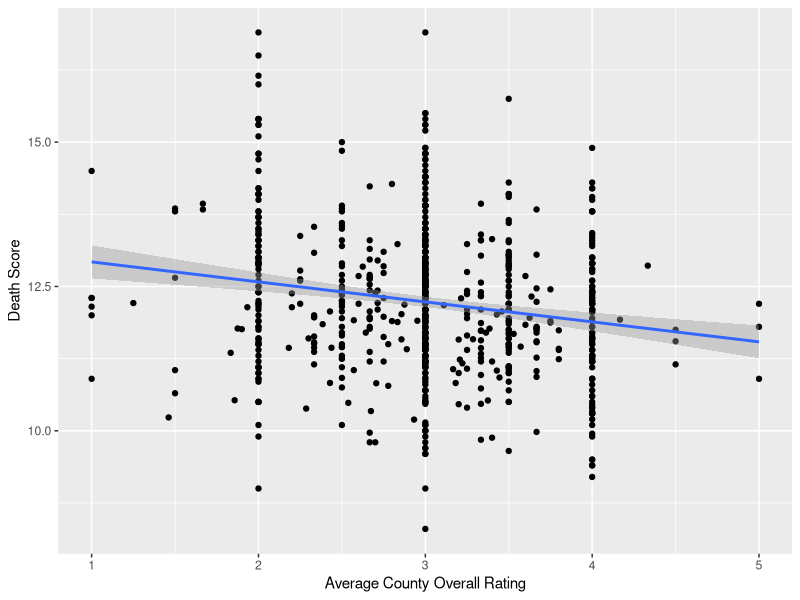
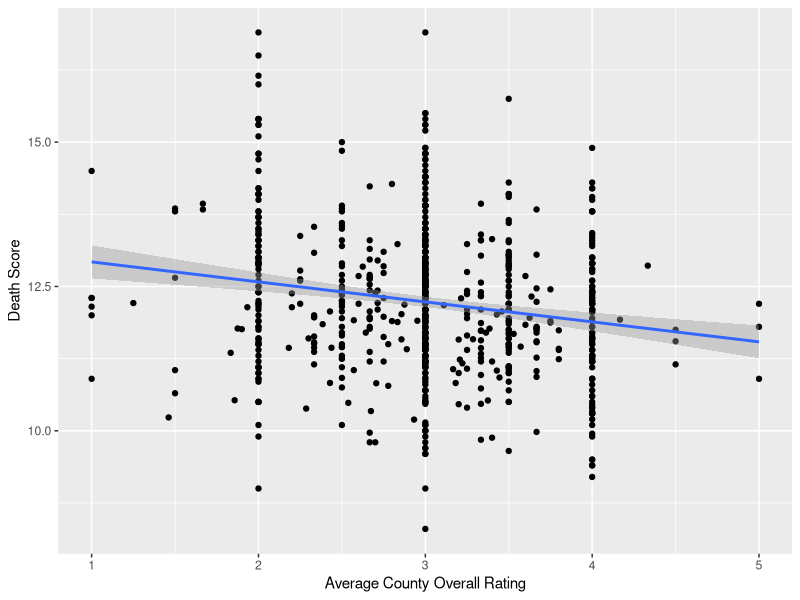
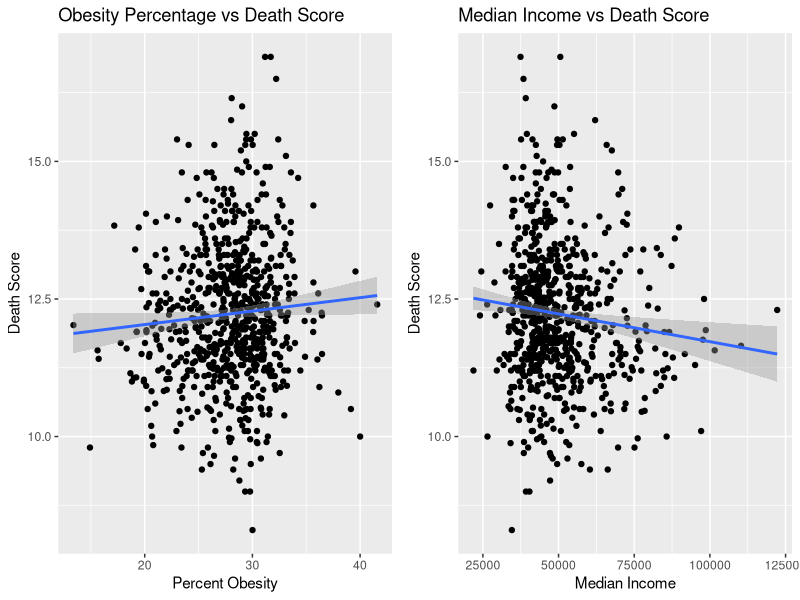

Generate these figures, in order, with R:
## ---- chunk 1
knitr::opts_chunk$set(echo = FALSE)

## ---- chunk 2
setwd("/Users/edelsonc/Desktop/Data_Science/Group_EDA/EDA_Project_2/Data_concise")
library(tidyverse)
na_list <- c("", " ", "Not Available", "NA", "NAN", "NaN")
df_c <- read_csv("edelsonc_merged.csv")


ggplot(data=df_c, aes(x=Overall.Score, y=Deaths.Score)) + geom_point() + geom_smooth(method='lm') + xlab("Average County Overall Rating") + ylab("Death Score")
## ---- chunk 3
setwd("/Users/edelsonc/Desktop/Data_Science/Group_EDA/EDA_Project_2/Data_concise")
library(tidyverse)
na_list <- c("", " ", "Not Available", "NA", "NAN", "NaN")
df_c <- read_csv("edelsonc_merged.csv")


ggplot(data=df_c, aes(x=Overall.Score, y=Deaths.Score)) + geom_point() + geom_smooth(method='lm') + xlab("Average County Overall Rating") + ylab("Death Score")
## ---- chunk 4
library(gridExtra)

p1 <- ggplot(data=df_c, aes(x=Percent.Population.Obese, y=Deaths.Score)) + geom_point() + geom_smooth(method='lm') + xlab("Percent Obesity") + ylab("Death Score") + ggtitle("Obesity Percentage vs Death Score")

p2 <- ggplot(data=df_c, aes(x=Median.Income, y=Deaths.Score)) + geom_point() + geom_smooth(method='lm')+ xlab("Median Income") + ylab("Death Score") + ggtitle("Median Income vs Death Score")

grid.arrange(p1, p2, ncol=2)
